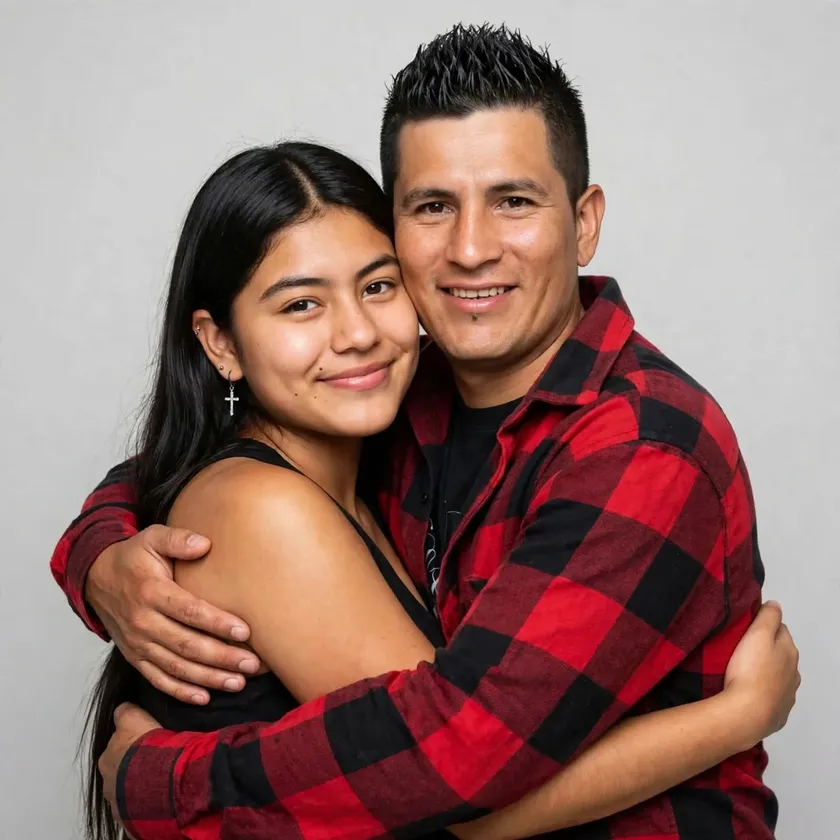
#> input picture Meta_AI_860042613_2499820553759743_910458183813987927_n_20261026_233904.webp, 840 x 840 px, shrunk from 1600 x 1600 before the run
$ python restoration_diagnostic.py ../Meta_AI_860042613_2499820553759743_910458183813987927_n_20261026_233904.webp
#> lines starting #> are read from the running program, lines starting #| are printed output that depends on the picture
#!/usr/bin/env python3
"""
AGF v12.2 - Diagnosticador de Daños (Paso 1)
"""
import sys
import numpy as np
from PIL import Image

def diagnose(image_path):
    img = Image.open(image_path).convert("RGB")
#> img is the input picture: PIL image 840x840 RGB; mean R, G, B 150.2, 117.4, 112
    arr = np.array(img, dtype=np.float32)

    r, g, b = arr[:,:,0], arr[:,:,1], arr[:,:,2]
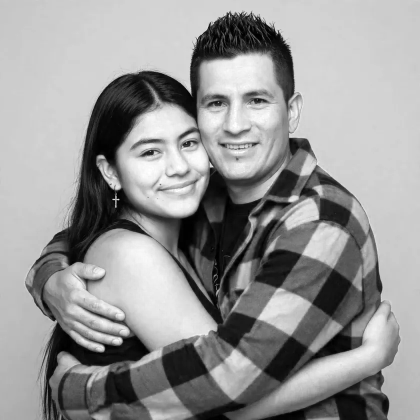
#> r: shape (840, 840) float32 (shown at 1/2 size); min 0, max 255, mean 150.2
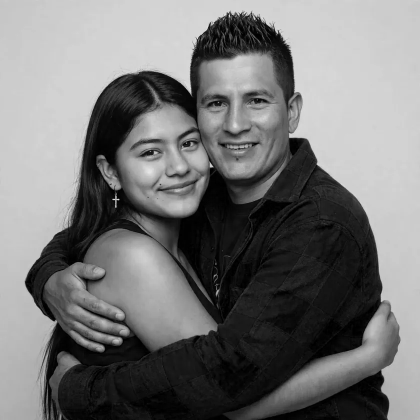
#> g: shape (840, 840) float32 (shown at 1/2 size); min 0, max 251, mean 117.4
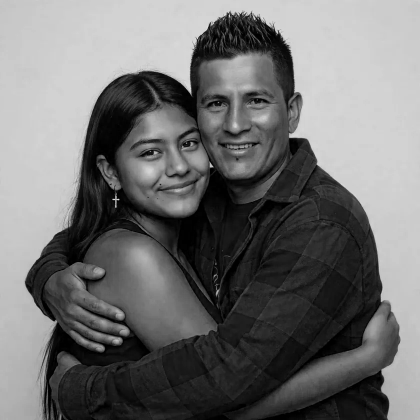
#> b: shape (840, 840) float32 (shown at 1/2 size); min 0, max 248, mean 112
    color_diff = np.mean(np.abs(r - g)) + np.mean(np.abs(g - b)) + np.mean(np.abs(r - b))
#> color_diff = 82.03
    is_bw = color_diff < 10.0
#> is_bw = False
    is_sepia = (np.mean(r) > np.mean(b) * 1.15) and not is_bw
#> is_sepia = True

    gray = np.mean(arr, axis=2)
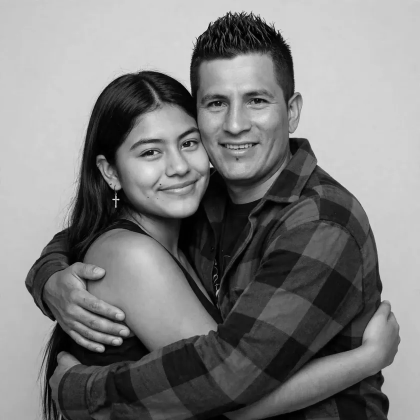
#> gray: shape (840, 840) float32 (shown at 1/2 size); min 0, max 249.7, mean 126.5
    laplacian = np.abs(4 * gray[1:-1, 1:-1] - gray[:-2, 1:-1] - gray[2:, 1:-1] - gray[1:-1, :-2] - gray[1:-1, 2:])
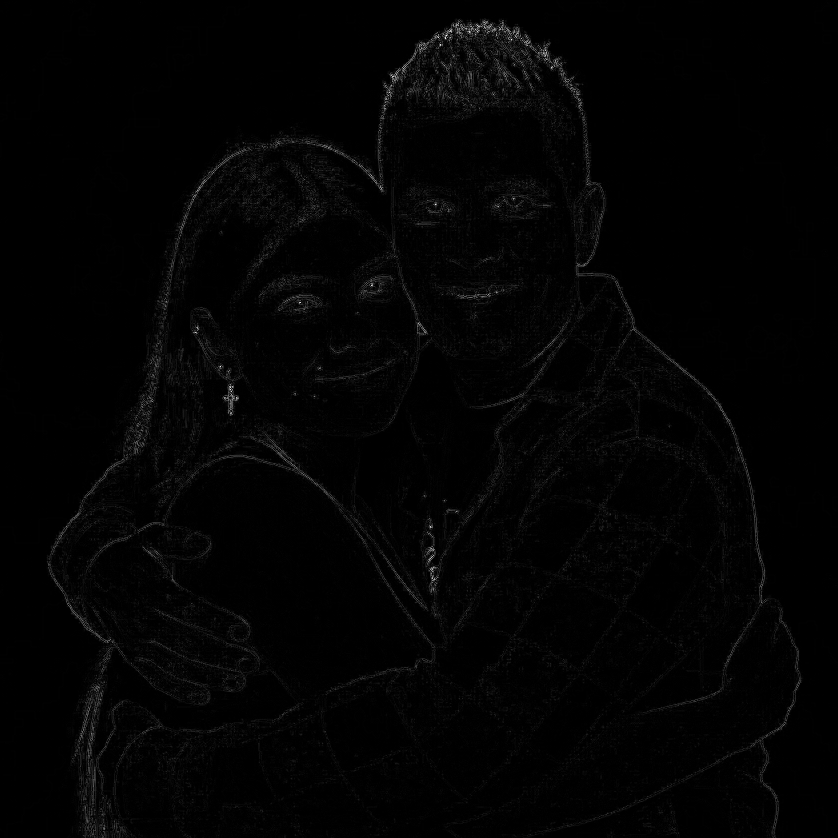
#> laplacian: shape (838, 838) float32; min 0, max 391, mean 5.3; drawn with min black and max white
    blur_score = np.var(laplacian)
#> blur_score = 179.8
    noise_score = np.std(gray - np.mean(gray))
#> noise_score = 76.02

    print(f"\n=== DIAGNÓSTICO RESTORATION: {image_path} ===")
    print(f"1. Color:      {'B/N (Blanco y Negro)' if is_bw else 'Amarillento/Sepia' if is_sepia else 'A Color'}")
#| 1. Color:      Amarillento/Sepia
    print(f"2. Nitidez:    {blur_score:.2f} {'(Borroso)' if blur_score < 100 else '(Aceptable)' if blur_score < 300 else '(Nítido)'}")
#| 2. Nitidez:    179.76 (Aceptable)
    print(f"3. Grano/Ruido:{noise_score:.2f} {'(Muy alto)' if noise_score > 70 else '(Moderado)' if noise_score > 40 else '(Bajo)'}")
#| 3. Grano/Ruido:76.02 (Muy alto)
    print(f"4. Resolución: {img.width}x{img.height}")
#| 4. Resolución: 840x840
    print("----------------------------------------")

if __name__ == "__main__":
    if len(sys.argv) < 2:
        print("Uso: python tools/restoration_diagnostic.py <imagen_danada>")
        sys.exit(1)
    diagnose(sys.argv[1])

$ run again, on iter_mujer.webp
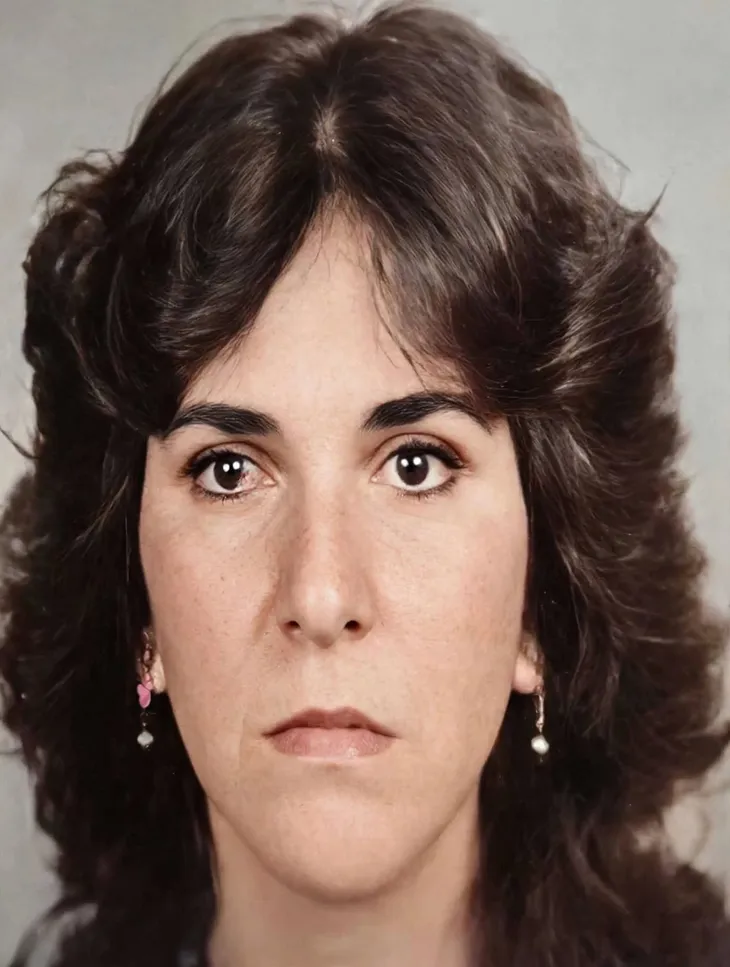
#> input picture iter_mujer.webp, 730 x 967 px, shrunk from 1376 x 1824 before the run
#> in diagnose, img is the input picture: PIL image 730x967 RGB; mean R, G, B 116.6, 95.4, 86
#> in diagnose, `r, g, b = arr[:,:,0], arr[:,:,1], arr[:,:,2]`:
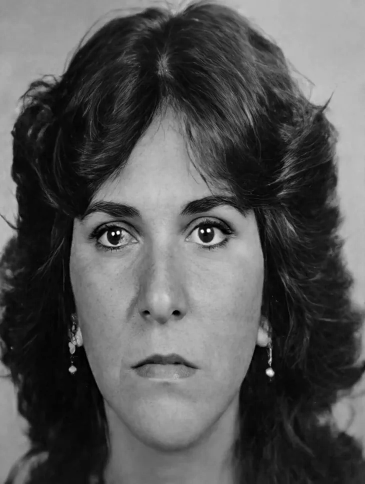
#> b: shape (967, 730) float32 (shown at 1/2 size); min 0, max 255, mean 86
#> color_diff = 61.39
#> is_bw = False
#> is_sepia = True
#> in diagnose, `laplacian = np.abs(4 * gray[1:-1, 1:-1] - gray[:-2, 1:-1] - gray[2:, 1..`:
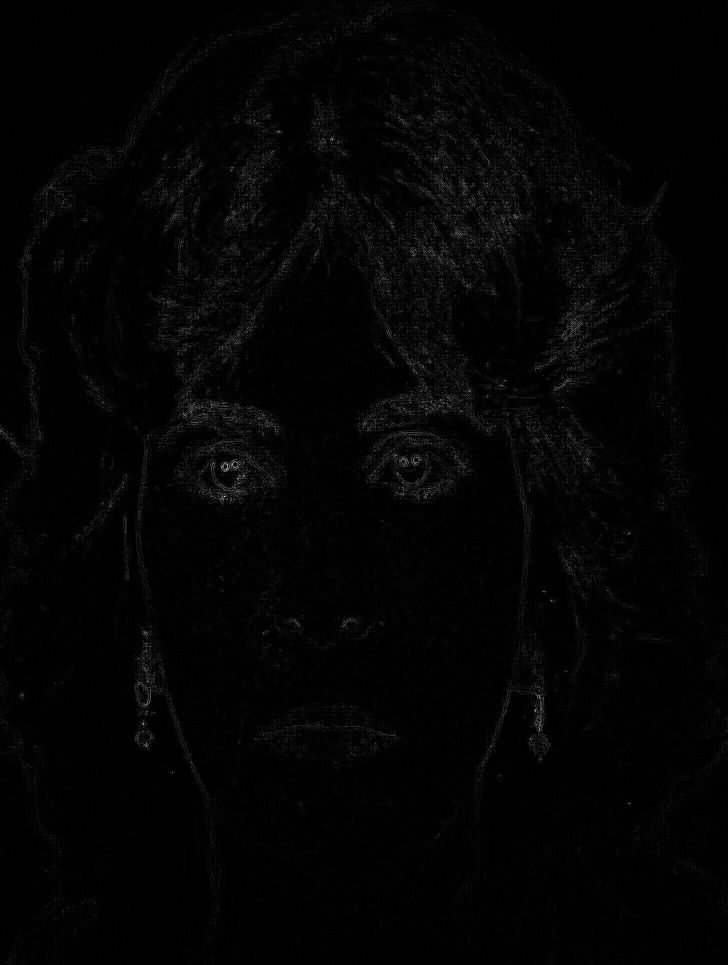
#> laplacian: shape (965, 728) float32; min 0, max 268.3, mean 4.2; drawn with min black and max white
#> blur_score = 64.82
#> noise_score = 69.39
#| 1. Color:      Amarillento/Sepia
#| 2. Nitidez:    64.82 (Borroso)
#| 3. Grano/Ruido:69.39 (Moderado)
#| 4. Resolución: 730x967
